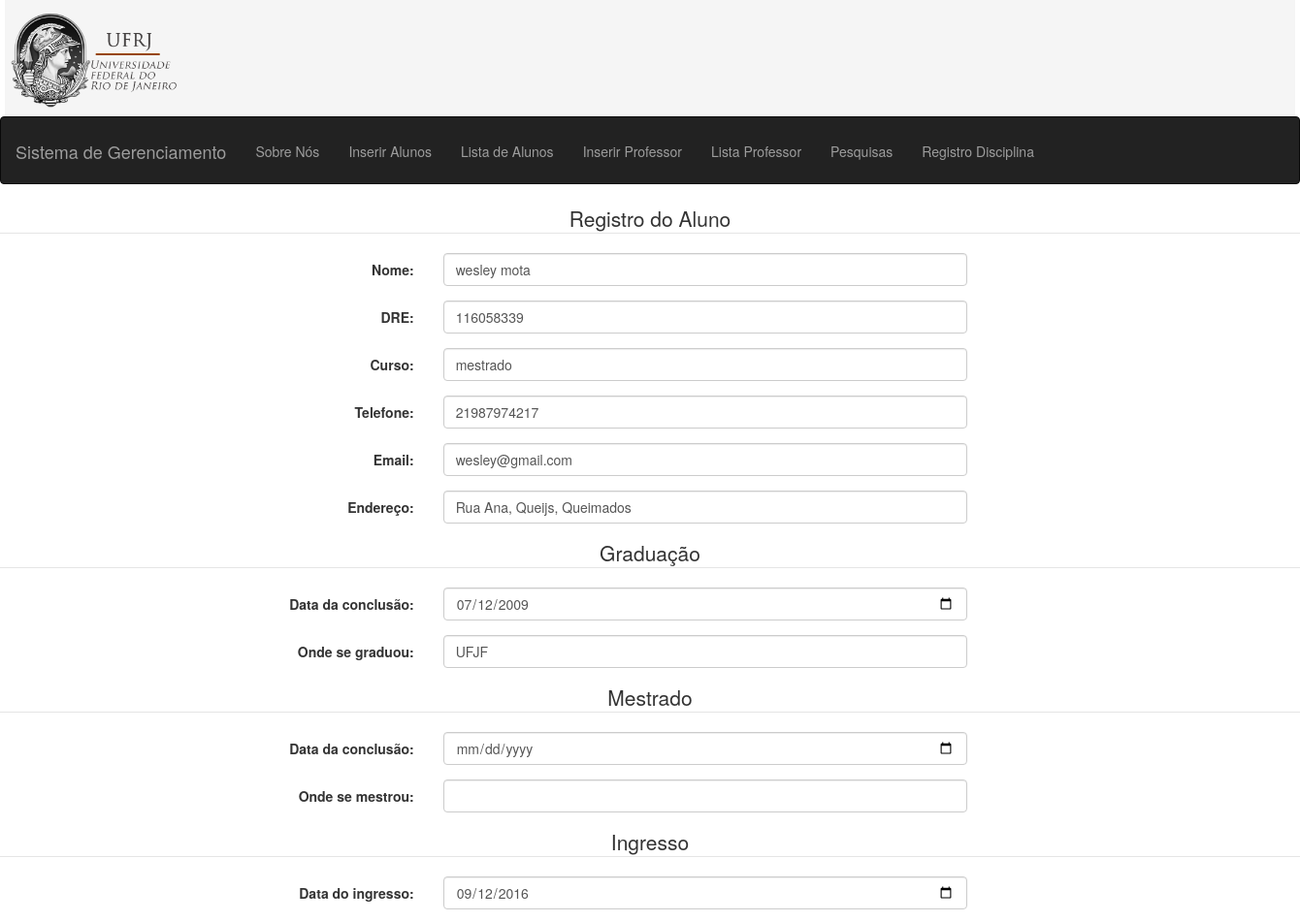
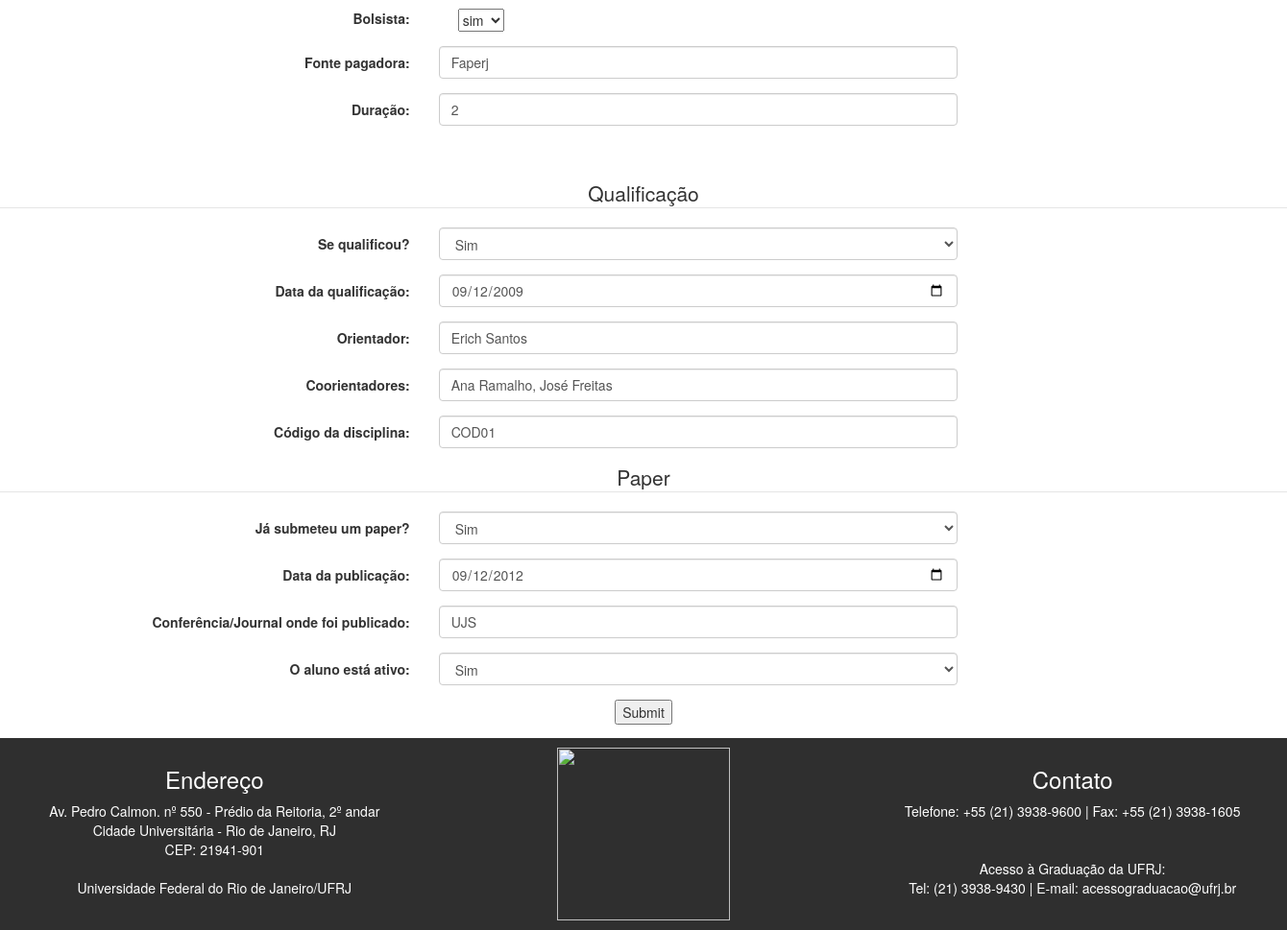
Screenshot of /edit/1 with the database file from the repository (2 pictures, top to bottom).
### tables this page shows
CREATE TABLE Aluno (
        id INTEGER PRIMARY KEY AUTOINCREMENT,
        DRE INTEGER,
        DataGrad VARCHAR,
        LocalGrad VARCHAR,
        Curso VARCHAR,
        Mestrado VARCHAR,
        Orientador VARCHAR,
        Corientadores VARCHAR,
        Ingresso date,
        Qualificacao VARCHAR,
        CodDisc VARCHAR,
        Bolsa VARCHAR,
        Ativo BOOLEAN,
        Paper VARCHAR,
        IDGERAL INTEGER,
        FOREIGN KEY(IDGERAL) REFERENCES InfoBasica(id)
);

CREATE TABLE InfoBasica (
        id INTEGER PRIMARY KEY AUTOINCREMENT,
        nome VARCHAR,
        endereco VARCHAR,
        tel INTEGER,
        email VARCHAR

);

### app.py (the view)
@app.route("/edit/<nid>")
def editar(nid):
    print nid
    conn = sqlite3.connect('Sistema.db')
    conn.row_factory = sqlite3.Row
    cursor = conn.cursor()
    cursor.execute("""Select * from InfoBasica,Aluno where Aluno.IDGERAL=? and InfoBasica.id=?;""",(nid, nid) )
    rows = cursor.fetchall();
    print rows
    for row in rows:
        bolsa=str(row['Bolsa'])
        bolsa=bolsa.split(',')
        mestrado=str(row['Mestrado'])
        mestrado=mestrado.split(',')
        paper=str(row['Paper'])
        paper=paper.split(',')
        print paper
        inte=str(row[13])
        o=0
        ano=''
        mes=''
        dia=''
        for i in inte:
            o=o+1
            if o<5:
                ano=ano+i
            elif o<7 and o>4:
                mes=mes+i
            else:
                dia=dia+i
        ingresso=ano+"-"+mes+"-"+dia
        ingressofinal=''
    return render_template("editarAluno.html",rows=rows,ingresso=ingresso, nid=nid,bolsa=bolsa, mestrado=mestrado, paper=paper)

### templates/editarAluno.html (shortened to what this page needs)
  {% extends "layout.html" %}
  {% block head %}
    <link rel="stylesheet" href="https://maxcdn.bootstrapcdn.com/bootstrap/3.3.7/css/bootstrap.min.css">
    <link rel="stylesheet" href="{{ url_for('static', filename='css/style.css')}}">
  {% endblock %}
  {% block body %}
    <form class="form-horizontal" action = "{{ url_for('EditAlunos') }}" method = "POST">
      <fieldset>
      <center><legend>Registro do Aluno</legend></center>
    {% for row in rows %}
        <div class="form-group">
          <label class="col-md-4 control-label" for="nome">Nome:</label>
          <div class="col-md-5">
            <input id="nome" name="nome" type="text"  value="{{row['nome']}}"class="form-control input-md" required="">
          </div>
        </div>
        <div class="form-group">
          <label class="col-md-4 control-label" for="dre">DRE:</label>
          <div class="col-md-5">
            <input id="dre" name="dre" type="number" value="{{row['DRE']}}" class="form-control input-md" required="">
          </div>
        </div>
        <div class="form-group">
          <label class="col-md-4 control-label" for="curso">Curso:</label>
          <div class="col-md-5">
            <input id="curso" name="curso" type="text"  value="{{row['Curso']}}"class="form-control input-md" required="">
          </div>
        </div>
        <div class="form-group">
          <label class="col-md-4 control-label" for="telefone">Telefone:</label>
          <div class="col-md-5">
            <input id="telefone" name="telefone" value="{{row['tel']}}"type="text" placeholder="(21)xxxx - xxxx" class="form-control input-md" required="">
          </div>
        </div>
        <div class="form-group">
          <label class="col-md-4 control-label" for="email">Email:</label>
          <div class="col-md-5">
            <input id="email" name="email" type="text"  value="{{row['email']}}" class="form-control input-md" required="">
          </div>
        </div>
        <div class="form-group">
          <label class="col-md-4 control-label" for="endereco">Endereço:</label>
          <div class="col-md-5">
            <input id="endereco" name="endereco" value="{{row['endereco']}}"type="text" placeholder="Ex: Rua São João, 123" class="form-control input-md" required="">
          </div>
        </div>
    <center><legend>Graduação</legend></center>
        <div class="form-group row">
          <label for="conclusao" class="col-md-4 control-label">Data da conclusão:</label>
          <div class="col-md-5">
            <input class="form-control" name="datagrad" value="{{row['DataGrad']}}"type="date"  id="conclusao">
          </div>
        </div>
<div class="form-group">
  <label class="col-md-4 control-label">Onde se graduou:</label>
  <div class="col-md-5">
    <input id="localgrad" name="localgrad" value="{{row['LocalGrad']}}" type="text"  class="form-control input-md" required="">
  </div>
</div>
    <center><legend>Mestrado</legend></center>
    <div class="form-group row">
      <label for="conclusao" class="col-md-4 control-label">Data da conclusão:</label>
      <div class="col-md-5">
        <input class="form-control" name="datamest" value="{{mestrado[0]}}" type="date"  id="conclusao">
      </div>
    </div>
    <div class="form-group">
      <label class="col-md-4 control-label">Onde se mestrou:</label>
      <div class="col-md-5">
        <input id="localgrad" name="localmest" type="text"  value="{{mestrado[1]}}" class="form-control input-md" >
      </div>
    </div>
    <center><legend>Ingresso</legend></center>
        <div class="form-group row">
          <label for="ingresso" class="col-md-4 control-label">Data do ingresso:</label>
          <div class="col-md-5">
            <input class="form-control" value="{{ingresso}}" name="ingresso" type="date"  id="ingresso">
          </div>
        </div>
        <div class="form-group">
        <label class="col-md-4 control-label">Bolsista: </label>
          <div class="col-md-5">
            <label class="radio-inline">
              <select name='bolsa'>
                <option value='Sim'>sim</option>
              </select>
            </label>
        </div>
        </div>
        <div class="form-group">
          <label class="col-md-4 control-label">Fonte pagadora:</label>
          <div class="col-md-5">
            <input id="pagbolsa" name="pagbolsa" type="text"  class="form-control input-md" value='{{bolsa[0]}}'required="">
          </div>
        </div>
        <div class="form-group">
          <label class="col-md-4 control-label">Duração:</label>
          <div class="col-md-5">
            <input id="duracaobolsa" name="duracaobolsa" type="text"  class="form-control input-md" value='{{bolsa[1]}}'required="">
          </div>
        </div>
        <br>
        <br>
      <center><legend>Qualificação</legend></center>
      <div class="form-group">
        <label class="col-md-4 control-label" for="ativo">Se qualificou?</label>
        <div class="col-md-5">
          <select name="VQualificacao" class="form-control">
            <option value="Sim">Sim</option>
          </select>
        </div>
      </div>
        <div class="form-group row">
          <label for="conclusao" class="col-md-4 control-label">Data da qualificação:</label>
            <div class="col-md-5">
              <input class="form-control" name="dataquali" value="{{row['Qualificacao']}}" type="date"  id="conclusao">
            </div>
        </div>
      <div class="form-group">
        <label class="col-md-4 control-label">Orientador:</label>
        <div class="col-md-5">
          <input id="orientador" name="orientador" type="text"  value="{{row['Orientador']}}"class="form-control input-md" required="">
        </div>
      </div>
      <div class="form-group">
        <label class="col-md-4 control-label">Coorientadores:</label>
        <div class="col-md-5">
          <input id="coorientadores" name="coorientadores" value="{{row['Corientadores']}}"type="text"  class="form-control input-md" required="">
        </div>
      </div>
        <div class="form-group">
          <label class="col-md-4 control-label" for="coddisc">Código da disciplina:</label>
          <div class="col-md-5">
            <input id="curso" name="coddisc" type="text"   value="{{row['CodDisc']}}"class="form-control input-md" required="">
          </div>
        </div>
              <center><legend>Paper</legend></center>
              <div class="form-group">
                <label class="col-md-4 control-label">Já submeteu um paper?</label>
                <div class="col-md-5">
                  <select name="paper" class="form-control">
                    <option value="Sim">Sim</option>
                  </select>
                </div>
              </div>
              <div class="form-group row">
                <label for="datapub" class="col-md-4 control-label">Data da publicação:</label>
                <div class="col-md-5">
                    <input class="form-control" name="datapub" type="date" value="{{paper[0]}}" id="datapub">
                  </div>
              </div>
              <div class="form-group">
                <label for="ondepub" class="col-md-4 control-label">Conferência/Journal onde foi publicado:</label>
                <div class="col-md-5">
                  <input id="ondepub" name="ondepub" type="text" value='{{paper[1]}}' class="form-control input-md">
                </div>
              </div>
              <div class="form-group">
                <label class="col-md-4 control-label" for="ativo">O aluno está ativo:</label>
                <div class="col-md-5">
                  <select name="ativo" class="form-control">
                    {% if row['Ativo'] == 1 %}
                    <option value="1" selected>Sim</option>
                    {%endif%}
                  </select>
                </div>
              </div>
{% endfor %}
      <center>
        <input type="submit"></input>
      </center>
    </fieldset>
  </form>
{% endblock %}

### rows the page displays
Aluno: nome "wesley mota", dre "116058339", curso "mestrado", telefone "21987974217", email "wesley@gmail.com", endereco "Rua Ana, Queijs, Queimados", datagrad "07/12/2009", localgrad "UFJF", ingresso "09/12/2016", pagbolsa "Faperj", duracaobolsa "2", dataquali "09/12/2009", orientador "Erich Santos", coorientadores "Ana Ramalho, José Freitas", coddisc "COD01", datapub "09/12/2012", ondepub "UJS", ativo "Sim"
